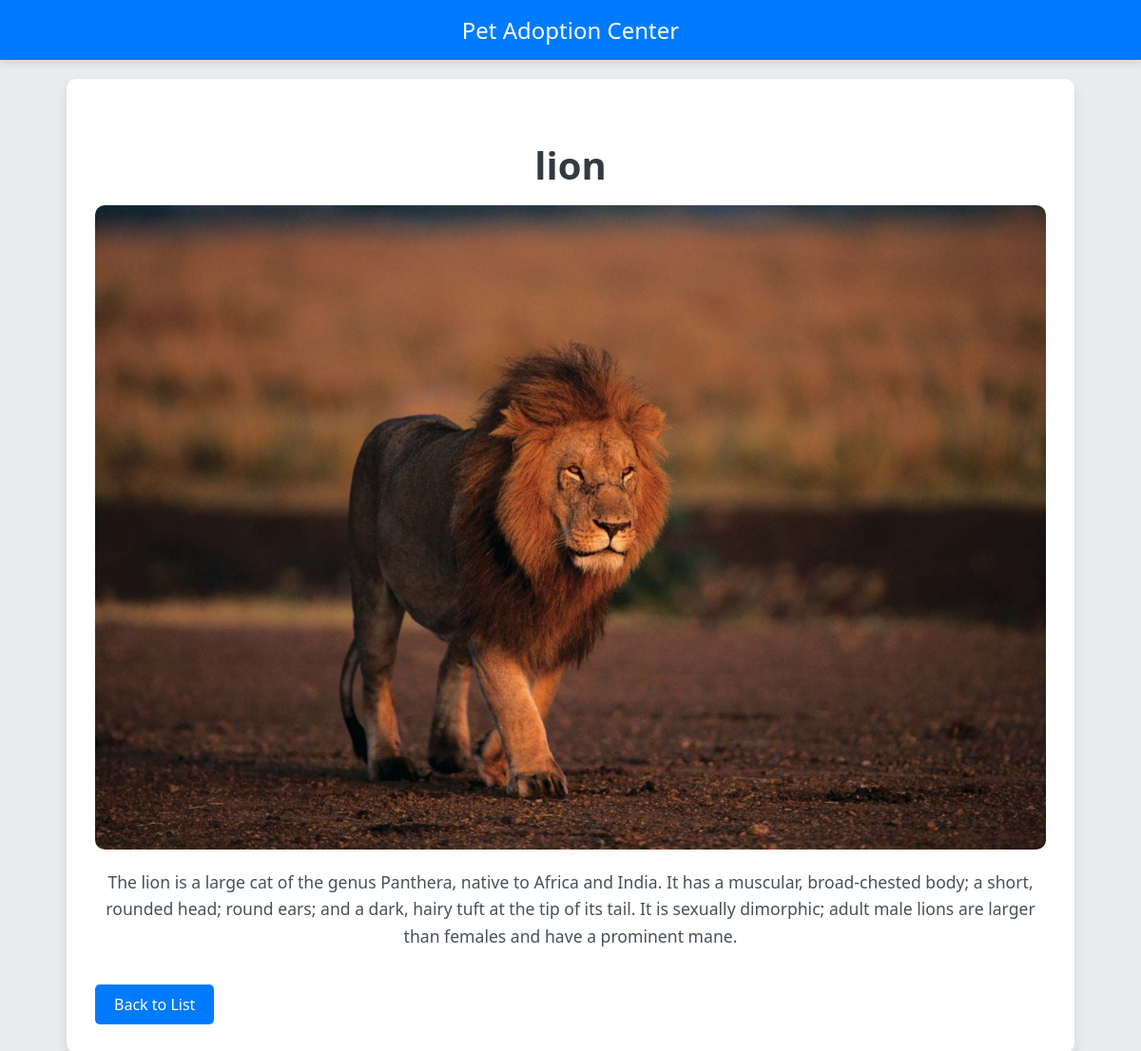
The app's page /pets/4/ with its own data.
### adoption/models.py (models this page shows, shortened)
class Pet(models.Model):
    name = models.CharField(max_length=100)
    description = models.TextField()
    photo = models.ImageField(upload_to='pets/', null=True, blank=True)

### adoption/views.py (the view)
# urls.py: path('pets/<int:pet_id>/', views.pet_details, name='pet_details'),
def pet_details(request, pet_id):
    pet = Pet.objects.get(id=pet_id)
    context = {
        'pet':pet,
    }
    return render(request, 'adoption/pet_detail.html', context)

### adoption/templates/adoption/pet_detail.html (shortened to what this page needs)
<!DOCTYPE html>
<html lang="en">
<head>
</head>
<body>
    <div class="header">
        Pet Adoption Center
    </div>
    <div class="container">
        <h2>{{ pet.name }}</h2>
        {% if pet.photo %}
            <img src="{{ pet.photo.url }}" alt="Photo of {{ pet.name }}" class="pet-photo">
        {% else %}
            <p>No photo available</p>
        {% endif %}
        <p>{{ pet.description|default:"No description available" }}</p>
        <a href="{% url 'adoption:index' %}" class="back-button">Back to List</a>
    </div>
</body>
</html>

### adoption/templates/adoption/pet_detail.html (style rules this page uses)
body { font-family: 'Segoe UI', Tahoma, Geneva, Verdana, sans-serif; margin: 0; padding: 0; background-color: #e9ecef; }
.header { background-color: #007bff; color: white; padding: 15px 0; text-align: center; font-size: 1.5em; box-shadow: 0 4px 8px rgba(0, 0, 0, 0.1); }
.container { width: 90%; margin: 20px auto; max-width: 1000px; background-color: white; padding: 30px; border-radius: 10px; box-shadow: 0 6px 12px rgba(0, 0, 0, 0.1); overflow: hidden; }
.pet-photo { display: block; max-width: 100%; height: auto; border-radius: 10px; margin-bottom: 20px; transition: transform 0.3s ease; }
h2 { font-size: 2.5em; color: #343a40; margin-bottom: 15px; text-align: center; }
p { font-size: 1.1em; color: #495057; line-height: 1.6; text-align: center; }
.back-button { display: inline-block; margin-top: 20px; padding: 10px 20px; background-color: #007bff; color: white; text-decoration: none; border-radius: 5px; font-size: 1em; text-align: center; transition: background-color 0.3s ease; }

### records on screen
Pet: name "lion", photo (picture), description "The lion is a large cat of the genus Panthera, native to Africa and India. It has a muscular, broad-chested body; a short, rounded head; round ears; and a dark, hairy tuft at the tip of its tail. It is sexually dimorphic; adult male lions are larger than females and have a prominent mane."
